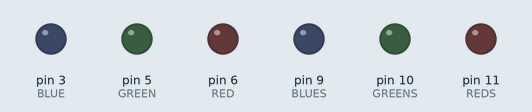
Bench run of a sketch on a simulated Arduino Uno, built with avr-gcc and run on an emulated ATmega328P. On the bench: output pins drawn as LEDs (lit = HIGH).

Above: at 0.05 s.
At 1.55 s:
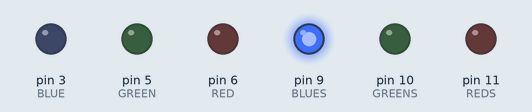
At 3.15 s:
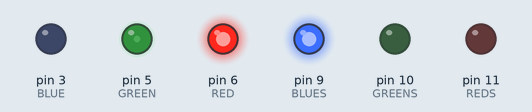
At 6.25 s:
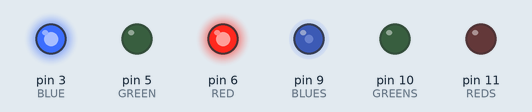
At 9.35 s:
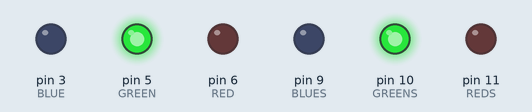
At 12.45 s:
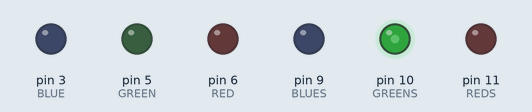
Timing chart, 0 to 20.2 s (numbered marks = the images above):
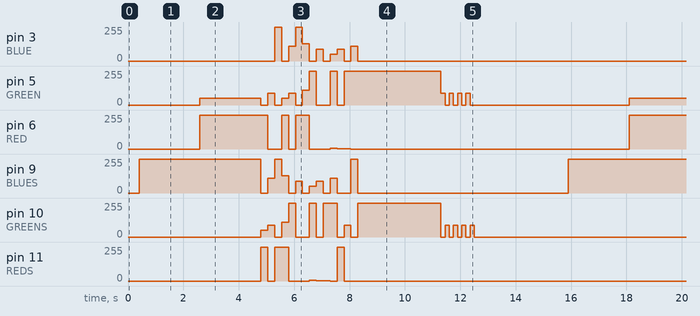

Measured:
- by itself, pin 5 (GREEN), pin 10 (GREENS): moves between 0/255 and 255/255, repeating every 15.5 s
- by itself, pin 6 (RED): repeats every 15.5 s: 0/255 0.50 s, 255/255 0.25 s, 0/255 0.25 s, 255/255 0.50 s, 0/255 0.75 s, 6/255 0.25 s, 1/255 0.25 s, 2/255 0.25 s, 0/255 10.1 s, 255/255 2.5 s
- by itself, pin 11 (REDS): repeats every 15.5 s: 0/255 0.25 s, 255/255 0.50 s, 0/255 0.75 s, 6/255 0.25 s, 1/255 0.25 s, 2/255 0.25 s, 0/255 0.25 s, 255/255 0.25 s, 0/255 12.5 s, 255/255 0.25 s

The sketch:

RGBLightColorMixSong.ino
```cpp
//define Pins

#define BLUE 3
#define GREEN 5
#define RED 6
#define BLUES 9
#define GREENS 10
#define REDS 11

void setup() {
  pinMode(RED, OUTPUT);
  pinMode(GREEN, OUTPUT);
  pinMode(BLUE, OUTPUT);
  pinMode(BLUES, OUTPUT);
  pinMode(GREENS, OUTPUT);
  pinMode(REDS, OUTPUT);
}

// color palette: each column is one color (R, G, B)
int reds[]   = {255,   0,   0, 255,   0, 255, 255};
int greens[] = {  0,  90,   0,  50,  90,   0, 110};
int blues[]  = {  0,   0, 255,   0, 110, 255, 130};
int numColors = 14;

void led1(int r, int g, int b) {
  analogWrite(RED, r);
  analogWrite(GREEN, g);
  analogWrite(BLUE, b);
}
void led2(int r, int g, int b) {
  analogWrite(REDS, r);
  analogWrite(GREENS, g);
  analogWrite(BLUES, b);
}

void loop() {
  analogWrite(REDS,0);
  analogWrite(GREENS,0);
  analogWrite(BLUES,0);
  delay(400);

  analogWrite(REDS,0);
  analogWrite(GREENS,0);
  analogWrite(BLUES,255);
  delay(2200);

  //turns it yellow
  analogWrite(RED,255);
  analogWrite(GREEN,50);
  analogWrite(BLUE,0);
  delay(2200);

 for (int i = 0; i < numColors; i++) {
  int j = (i + 3) % numColors;   // j points to a DIFFERENT color than i

  led1(reds[i], greens[i], blues[i]);   // LED #1 = color i
  led2(reds[j], greens[j], blues[j]);   // LED #2 = color j (different)
  delay(250);
}
// both LEDs red, at the same time
analogWrite(RED, 0);   analogWrite(GREEN, 255);   analogWrite(BLUE, 0);
analogWrite(REDS, 0);  analogWrite(GREENS, 255);  analogWrite(BLUES, 0);
delay(3000);
 // ---------- green blink at the end ----------
  for (int i = 0; i < 4; i++) {
    led1(0, 90, 0);   led2(0, 0, 0);    // both green ON
    delay(150);
    led1(0, 0, 0);    led2(0, 90, 0);     // both OFF
    delay(150);
  }
analogWrite(RED, 0);   analogWrite(GREEN, 0);   analogWrite(BLUE, 0);
analogWrite(REDS, 0);  analogWrite(GREENS, 0);  analogWrite(BLUES, 0);
delay(3000);
}   // ← closes the for loop
// both LEDs red, at the same time
    // ← closes loop()  ← THIS is the one you were missing
```
